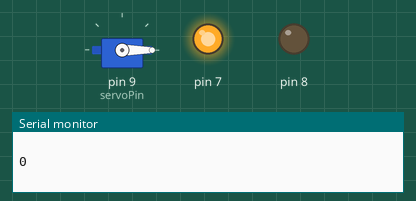
This sketch was run on a simulated Arduino Uno, built with avr-gcc and run on an emulated ATmega328P. On the bench: servo, output pins drawn as LEDs (lit = HIGH), the last lines printed to the serial monitor.

Above: at 0.1 s.
At 18.3 s:
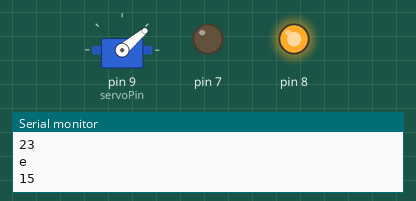
At 35.5 s:
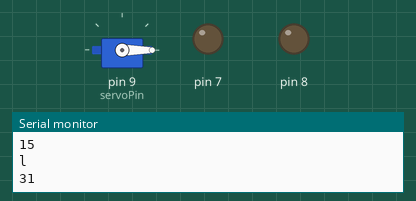
Timing chart, 0 to 37.0 s (numbered marks = the images above):
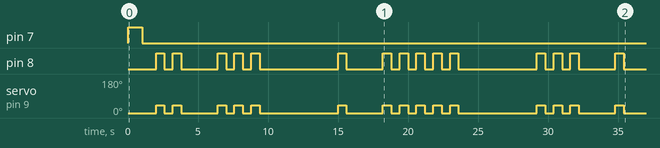

The sketch:

tapCodeBellFastTranslate.ino
```cpp
// C++ code
//
#include <Servo.h>

Servo myservo;
#define servoPin 9

int angle = 0;
// use EF92A 180d analog micro servo. not the EF90D 360d digital servo, as this one keeps spinning during delay()
// https://github.com/greggelong/arduinoTapCode

// the Piezo seems to be messing with the servo so I am taking it out
// translate sentence with python code to save arduino memory
// I am using a bell and a faster tap
// need to wait for servo to move into positon with delay
// this set up seems to work
// need to add the translation from english to tap code
// from code on tinker cad

// number code for letters in alpha order and repeat for 13 for k
int letters[] = {11, 12, 13, 14, 15, 21, 22, 23, 24, 25, 13, 31, 32, 33, 34, 35, 41, 42, 43, 44, 45, 51, 52, 53, 54, 55};
// start message
String message = " hello art teacher computer and students work together";
//int s[] = {0, 22, 42, 15, 22, 0, 24, 43, 0, 22, 34, 34, 14}; //
void setup()
{
  myservo.attach(servoPin);
  pinMode(8, OUTPUT);
  pinMode(7, OUTPUT);
  //pinMode(3,OUTPUT);
  Serial.begin(9600);


}

void loop()
{

  int s = 0; // this is the code number

  // changes the  the message variable
  // when this is inside the for loop the new
  // message will interupt the old message
  // works with less trouble outside but you must
  // be patient and wait for last message to finish
  if (Serial.available() > 0) {
    String m = Serial.readString();
    m.toLowerCase();  // modifies the string does not return a new one
    m.trim();
    message = " " + m; /// put a single space to show start of message
  }

  for (int i = 0; i < message.length(); i++) {
    char ch = message.charAt(i);
    if (ch != ' ') {
      s = letters[ch - 'a']; // ch = a  s will be zero and so on becaue of ascii code in decimal

    } else {
      s = 0;
    }
    Serial.println(ch);
    Serial.println(s);

    // start displaying that char code

    // spaces
    if (s == 0) {
      // go backward for start of word
      // move servo
      myservo.write(0);
      // light green leg
      digitalWrite(7, HIGH);
      // piezo
      //analogWrite(3,20);

      //myservo.write(0);
      delay(1000);
      digitalWrite(7, LOW);
      //analogWrite(3,0);

    }
    // letters
    else {
      delay(1000);
      // start tapping out letter in word
      // use math to get the number in 10s place
      int lttr = s;
      for (int i = 0; i < floor(lttr / 10); i++) {
        myservo.write(40);
        digitalWrite(8, HIGH);
        delay(600); //delay so servo gets there

        myservo.write(0);
        digitalWrite(8, LOW);
        delay(600);

      }
      // delay between letter half
      // use math to get the number in the 1s place
      delay(2000);

      for (int i = 0; i < lttr % 10; i++) {
        myservo.write(40);
        digitalWrite(8, HIGH);
        delay(600);


        myservo.write(0);

        digitalWrite(8, LOW);
        delay(600);
      }
      // delay between letters
      delay(4000);
    }
  }
}
```

Measured:
- by itself, pin 7: LOW → HIGH at 0.00 s, → LOW 1.0 s later
- by itself, pin 8: LOW → HIGH at 2.0 s, → LOW 0.60 s later, → HIGH 0.60 s later, → LOW 0.60 s later, … (30 changes in this stretch)
- by itself, servo on pin 9 (servoPin): 0° → 40° at 2.0 s, → 0° 0.60 s later, → 40° 0.60 s later, → 0° 0.60 s later, … (30 changes in this stretch)
